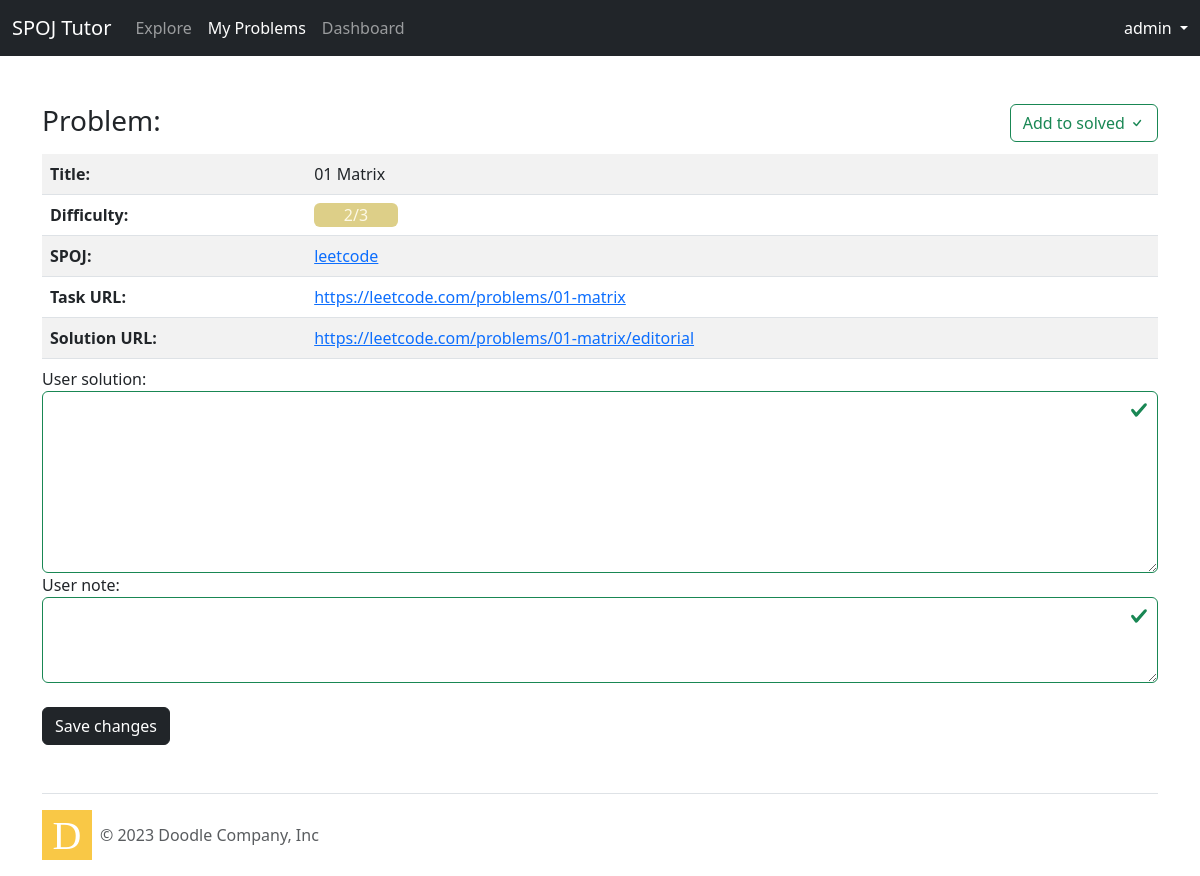
The page /tasks/my_problems/116 (signed in) on the database its author committed.
### tasks/models.py (models this page shows, shortened)
class Task(models.Model):
    id = models.AutoField(primary_key=True)
    difficulty = models.PositiveIntegerField()
    title = models.CharField(max_length=125)
    spoj = models.ForeignKey(Spoj, on_delete=models.CASCADE)
    class Meta:
        unique_together = ("difficulty", "title", "spoj", "url", "solution_url")
    url = models.URLField(max_length=200, blank=True, null=True)
    solution_url = models.URLField(max_length=200, blank=True, null=True)

class Spoj(models.Model):
    name = models.CharField(max_length=255, primary_key=True)
    amount_of_difficulty_levels = models.IntegerField(null=False, blank=False)
    url = models.URLField(max_length=200)
    def __str__(self):
        return self.name

### tasks/views.py (the view, shortened to what this page needs)
# urls.py: path("my_problems/<int:user_task_id>", login_required(views.single_user_task), name="single_user_task"),
def single_user_task(request, user_task_id):
    found_user_task = get_object_or_404(UserTask, pk=user_task_id)
    form = EditUserTask(request.POST,
                        initial={
                            "finished": found_user_task.finished_date,
                            "user_solution": found_user_task.user_solution,
                            "user_note": found_user_task.user_note
                        })
    def return_form():
        return render(request, 'user_tasks/user_task.html', {'form': form, 'user_task': found_user_task})
    if request.method != "POST":
        return return_form()

### tasks/forms.py
class EditUserTask(forms.Form):
    def __init__(self, data, **kwargs):
        initial = kwargs.get('initial', {})
        data = {**initial, **data}
        super().__init__(data, **kwargs)
    user_solution = forms.CharField(max_length=UserTask._meta.get_field("user_solution").max_length,
                                    required=False,
                                    widget=forms.Textarea(
                                        attrs={
                                            'rows': '7;'
                                        })
                                    )
    user_note = forms.CharField(max_length=UserTask._meta.get_field("user_note").max_length,
                                required=False,
                                widget=forms.Textarea(
                                    attrs={
                                        'rows': '3;'
                                    })
                                )

### tasks/templatetags/form_tags.py (called while the page is built)
@register.filter
def field_type(bound_field):
    return bound_field.field.widget.__class__.__name__

@register.filter
def input_class(bound_field):
    css_class = ''
    if bound_field.form.is_bound:
        if bound_field.errors:
            css_class = 'is-invalid'
        elif field_type(bound_field) != 'PasswordInput':
            css_class = 'is-valid'
    return 'form-control {}'.format(css_class)

### templates/user_tasks/user_task.html (shortened to what this page needs)
{% extends 'base.html' %}
{% block navbar_items %}
    <li class="nav-item">
        <a class="nav-link" aria-current="page" href="{% url 'tasks' %}">Explore</a>
    </li>
    <li class="nav-item">
        <a class="nav-link active" href="{% url 'user_tasks' %}">My Problems</a>
    </li>
    <li class="nav-item">
        <a class="nav-link" href="{% url 'dashboard' %}">Dashboard</a>
    </li>
{%  endblock navbar_items %}
{% block content %}
    <div class="d-flex justify-content-between">
    <h3>Problem:</h3>
    <form method="post" action="{% url 'single_user_task' user_task.id %}">
        {% if user_task.finished_date is None %}
            <button class="btn btn-outline-success" type="submit" name="solve" value="{{ user_task.id }}">Add to solved <i class="bi bi-check"></i></button>
        {% else %}
            <button class="btn btn-outline-danger" type="submit" name="undo-solve" value="{{ user_task.id }}">Remove from solved <i class="bi bi-x"></i></button>
        {% endif %}
    </form>
    </div>
    {% include "tasks/task_info.html" with task=user_task.task_id %}
    <form method="post" enctype="multipart/form-data" novalidate>
        {% include 'includes/form.html' %}
        <button type="submit" class="btn btn-dark my-4">Save changes</button>
    </form>
{% endblock content %}

### templates/base.html (shortened to what this page needs)
{% load static %}
<!DOCTYPE html>
<html>
<head>
    {% block stylesheet %}
        <link rel="stylesheet" href="{% static 'css/bootstrap.min.css' %}">
        <link href="{% static 'css/bootstrap-icons.css' %}" rel="stylesheet">
    {% endblock stylesheet %}
</head>
<body>
{% block body %}
    {% block nav %}
        <nav class="navbar sticky-top navbar-expand-lg bg-dark" data-bs-theme="dark">
            <div class="container-fluid">
                <a class="navbar-brand" href="{% url 'home' %}">SPOJ Tutor</a>
                <div class="collapse navbar-collapse" id="navbarNavDropdown">
                    <ul class="navbar-nav me-auto mb-2 mb-lg-0">
                        {% block navbar_items %}{% endblock navbar_items %}
                    </ul>
                    {% if user.is_authenticated %}
                        <div class="navbar-text dropdown">
                            <a class="nav-link dropdown-toggle" href="#" role="button" data-bs-toggle="dropdown"
                               aria-expanded="false">
                                {{ user.username }}
                            </a>
                        </div>
                    {% else %}
                        <form class="form-inline">
                            <a href="{% url 'login' %}" class="btn btn-outline-light">Log In</a>
                            <a href="{% url 'signup' %}" class="btn btn-primary">Sign Up</a>
                        </form>
                    {% endif %}
                </div>
            </div>
        </nav>
    {% endblock nav %}
    {% block container %}
        <div class="container mx-auto mt-5">
            {% block content %}
            {% endblock %}
        </div>
        {% block footer %}
            <div class="container">
                <footer class="d-flex flex-wrap justify-content-between align-items-center py-3 mt-4 border-top">
                    <div class="col-md-4 d-flex align-items-center">
                        <svg xmlns="http://www.w3.org/2000/svg" width="50" height="50" viewBox="0 0 200 200">
                            <rect width="100%" height="100%" fill="#F9C846"/>
                            <text x="50%" y="50%" fill="#FFFFFF" font-family="Comic Sans MS" font-size="160"
                                  text-anchor="middle"
                                  dominant-baseline="central">D
                            </text>
                        </svg>
                        <span class="mx-2 mb-3 mb-md-0 text-body-secondary">&copy; 2023 Doodle Company, Inc</span>
                    </div>
                </footer>
            </div>
        {% endblock footer %}
    {% endblock container %}
{% endblock body %}
</body>
</html>

### templates/tasks/task_info.html (shortened to what this page needs)
{% load static %}
<table class="table-responsive-sm table  table-striped my-2">
    <tbody>
    <tr>
        <th>Title:</th>
        <td class="align-middle">{{ task.title }}</td>
    </tr>
    <tr>
        <th>Difficulty:</th>
        <td class="">
            <div class="diff container-lg rounded-2 text-center" id="diff" style="width: 10%; float: left">
                {{ task.difficulty | add:1 }}/{{ task.spoj.amount_of_difficulty_levels }}
            </div>
        </td>
    </tr>
    <tr>
        <th>SPOJ:</th>
        <td class="align-middle">
            <a class="link" href={{ task.spoj.url }}>{{ task.spoj }} </a>
        </td>
    </tr>
    <tr>
        <th>Task URL:</th>
        <td class="align-middle">
            {% if task.url %}
                <a class="link" href={{ task.url }}>{{ task.url }}</a>
            {% else %}
                -
            {% endif %}
        </td>
    </tr>
    <tr>
        <th>Solution URL:</th>
        <td class="align-middle">
            {% if task.solution_url %}
                <a class="link" href={{ task.solution_url }}>{{ task.solution_url }}</a>
            {% else %}
                -
            {% endif %}
        </td>
    </tr>
    </tbody>
</table>

### rows shown on the page
Task: title "01 Matrix", difficulty|add "2", spoj.amount_of_difficulty_levels "3", spoj "leetcode", url "https://leetcode.com/problems/01-matrix", solution_url "https://leetcode.com/problems/01-matrix/editorial"

### other values the page prints
{{ user.username }} "admin"
{{ field.label_tag }} "User solution:" "User note:"
